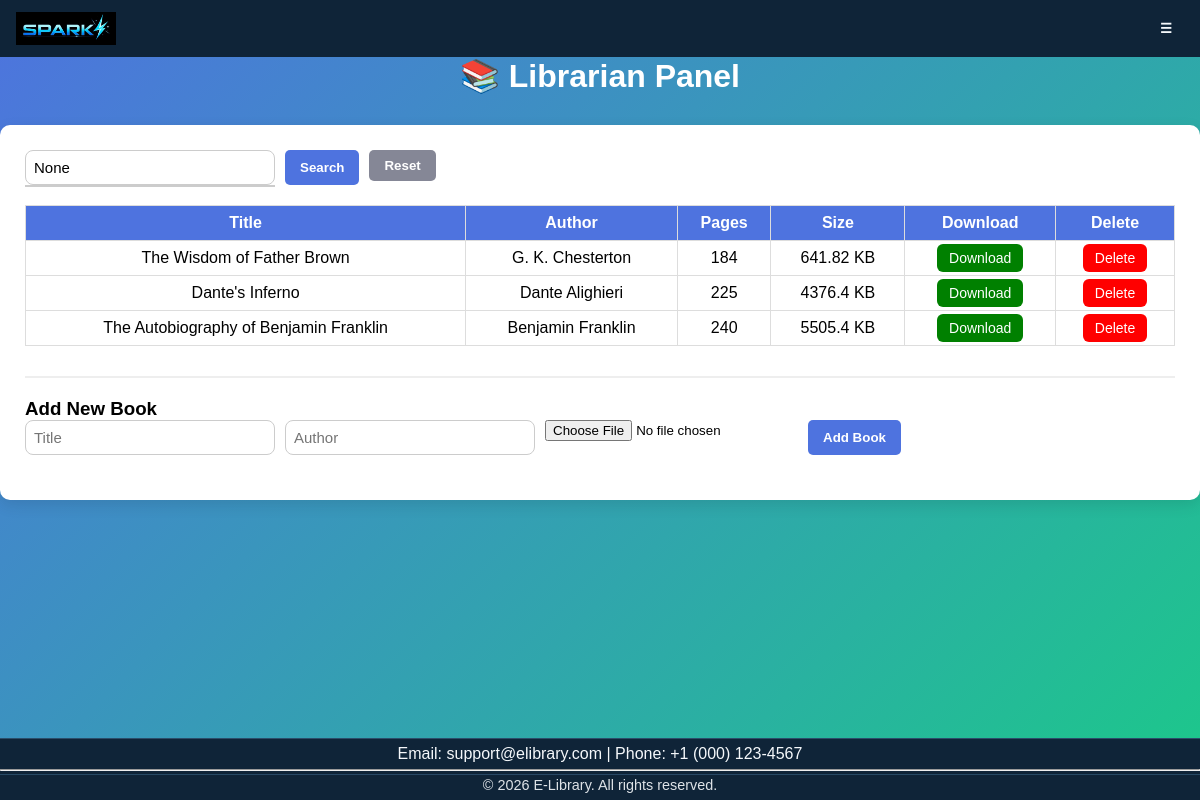
The page /librarian (signed in) on the database its author committed.
### tables this page shows
CREATE TABLE books (
    id integer primary key autoincrement,
    title text,
    author text,
    pages integer,
    size integer,
    loc text
);

### app.py (the view, shortened to what this page needs)
@app.route("/librarian", methods=["GET", "POST"])
def librarian():
    if not session.get("role") or session.get("role") == "user":
        return redirect("/login")
    conn = db()
    cursor = conn.cursor()
    search = request.args.get("search")
    if search:
        cursor.execute(
            """
            SELECT * FROM books
            WHERE title LIKE ? OR author LIKE ?
        """,
            (f"%{search}%", f"%{search}%"),
        )
    else:
        cursor.execute(
            """
            SELECT * FROM books
            ORDER BY id DESC
            LIMIT 10
        """
        )
    books = cursor.fetchall()
    conn.close()
    return render_template("librarian.html", books=books, search=search)

### app.py (called while the page is built)
def db():
    conn = sqlite3.connect("Library.db")
    conn.row_factory = sqlite3.Row
    return conn

### templates/librarian.html (shortened to what this page needs)
{% extends "base.html" %}
{% block content %}
<h1>📚 Librarian Panel</h1>
<div class="container">
    <form method="GET" class="search-bar" autocomplete="off">
        <div style="position:relative;">
            <input type="text" name="search" id="searchInput" placeholder="Search by title or author"
                value="{{ search }}" onkeyup="showSuggestions()">
            <div id="suggestionBox" style="position:absolute;
                    background:white;
                    border:1px solid #ccc;
                    width:250px;
                    z-index:1000;">
            </div>
        </div>
        <button type="submit" class="search-btn">Search</button>
        <a href="/librarian">
            <button type="button" class="reset-btn">Reset</button>
        </a>
    </form>
    <table>
        <tr>
            <th>Title</th>
            <th>Author</th>
            <th>Pages</th>
            <th>Size</th>
            <th>Download</th>
            <th>Delete</th>
        </tr>
        {% for book in books %}
        <tr>
            <td>{{ book.title }}</td>
            <td>{{ book.author }}</td>
            <td>{{ book.pages }}</td>
            <td>{{ book.size }}</td>
            <td>
                <a href="{{ url_for('books', filename=book.loc) }}" class="download-btn">
                    Download
                </a>
            </td>
            <td>
                <a href="{{ url_for('delete_book', id=book.id) }}" onclick="return confirm('Are you sure?')" class="delete-btn">
                    Delete
                </a>
            </td>
        </tr>
        {% endfor %}
    </table>
    <div class="add-section">
        <h3>Add New Book</h3>
        <form method="POST" enctype="multipart/form-data">
            <input type="text" name="title" placeholder="Title" required>
            <input type="text" name="author" placeholder="Author" required>
            <input type="file" name="file" required accept="application/pdf">
            <button type="submit" class="search-btn">Add Book</button>
        </form>
    </div>
</div>
{% endblock %}

### static/style.css (style rules this page uses)
:root { --nav-bg: #0f2438; --nav-surface: #16344f; --nav-text: #f5f8fb; --nav-border: #2b4d6a; }
* { margin: 0; padding: 0; box-sizing: border-box; }
body { font-family: Arial; min-height: 100vh; display: flex; flex-direction: column; margin: 0; padding: 0; background: linear-gradient(135deg, #4e73df, #1cc88a); background-color: #6a55b5; }
a { text-decoration: none; }
h1 { text-align: center; color: white; margin-bottom: 30px; font-size: 32px; }
.container { background: white; padding: 30px; border-radius: 12px; box-shadow: 0 10px 30px rgba(0, 0, 0, 0.2); }
form { display: flex; gap: 10px; flex-wrap: wrap; margin-bottom: 20px; }
form div { position: relative; }
input[type="text"] { padding: 10px 15px; border-radius: 8px; border: 1px solid #ccc; outline: none; font-size: 15px; transition: 0.3s; }
button { padding: 10px 18px; border: none; border-radius: 8px; cursor: pointer; font-weight: bold; transition: 0.3s; }
button[type="submit"] { background-color: #4e73df; color: white; }
button[type="button"] { background-color: #858796; color: white; }
table { width: 80%; border-collapse: collapse; align-items: center; }
th, td { padding: 10px; text-align: center; }
table, th, td { border: 1px solid #fdfaf8; }
th { background-color: #4e73df; padding: 12px; }
td { border-bottom: 1px solid #ddd; }
table a { background-color: #1cc88a; color: white; padding: 6px 12px; border-radius: 6px; text-decoration: none; font-size: 14px; transition: 0.3s; }

### templates/librarian.html (style rules this page uses)
body { font-family: Arial; }
h1 { text-align: center; }
.container { background: white; padding: 25px; border-radius: 10px; box-shadow: 0 5px 15px rgba(0, 0, 0, 0.1); }
.search-bar { display: flex; gap: 10px; margin-bottom: 20px; }
input[type="text"] { padding: 8px; width: 250px; }
button { padding: 8px 15px; border: none; cursor: pointer; border-radius: 5px; color: white; }
.search-btn { background: #4e73df; }
.reset-btn { background: #858796; }
.delete-btn { background: red; }
.download-btn { background: green; }
table { width: 100%; border-collapse: collapse; margin-bottom: 30px; }
th, td { border: 1px solid #ddd; padding: 8px; text-align: center; }
th { background: #4e73df; color: white; }
.add-section { border-top: 2px solid #eee; padding-top: 20px; }

### rows shown on the page
books: title "The Wisdom of Father Brown", author "G. K. Chesterton", pages "184", size "641.82 KB"
books: title "Dante's Inferno", author "Dante Alighieri", pages "225", size "4376.4 KB"
books: title "The Autobiography of Benjamin Franklin", author "Benjamin Franklin", pages "240", size "5505.4 KB"
